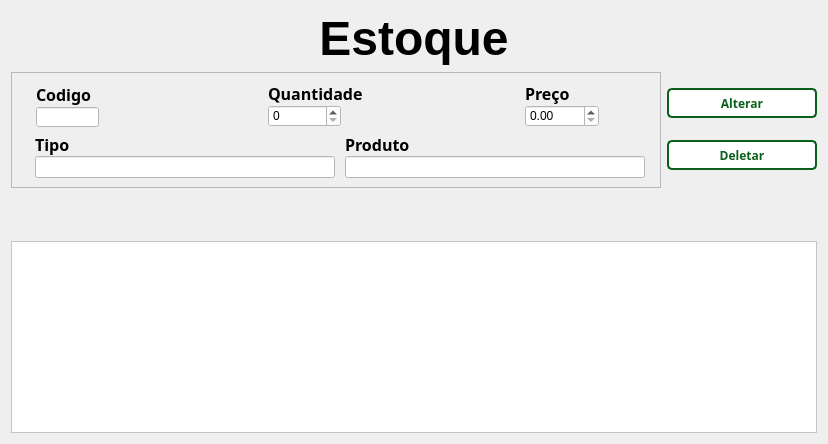
      <widget class="QWidget" name="pg_estoque">
       <layout class="QVBoxLayout" name="verticalLayout_10">
        <item>
         <widget class="QLabel" name="label_28">
          <property name="text">
           <string>&lt;html&gt;&lt;head/&gt;&lt;body&gt;&lt;p align=&quot;center&quot;&gt;&lt;span style=&quot; font-size:36pt; font-weight:600;&quot;&gt;Estoque&lt;/span&gt;&lt;/p&gt;&lt;/body&gt;&lt;/html&gt;</string>
          </property>
         </widget>
        </item>
        <item>
         <layout class="QHBoxLayout" name="horizontalLayout_3">
          <item>
           <widget class="QFrame" name="frame_2">
            <property name="sizePolicy">
             <sizepolicy hsizetype="Maximum" vsizetype="Preferred">
              <horstretch>0</horstretch>
              <verstretch>0</verstretch>
             </sizepolicy>
            </property>
            <property name="minimumSize">
             <size>
              <width>650</width>
              <height>0</height>
             </size>
            </property>
            <property name="maximumSize">
             <size>
              <width>415</width>
              <height>16777215</height>
             </size>
            </property>
            <property name="frameShape">
             <enum>QFrame::StyledPanel</enum>
            </property>
            <property name="frameShadow">
             <enum>QFrame::Raised</enum>
            </property>
            <layout class="QHBoxLayout" name="horizontalLayout_20">
             <item>
              <layout class="QVBoxLayout" name="verticalLayout_6">
               <property name="leftMargin">
                <number>10</number>
               </property>
               <item>
                <layout class="QHBoxLayout" name="horizontalLayout_5">
                 <property name="leftMargin">
                  <number>5</number>
                 </property>
                 <item>
                  <layout class="QVBoxLayout" name="verticalLayout_3">
                   <property name="spacing">
                    <number>0</number>
                   </property>
                   <property name="sizeConstraint">
                    <enum>QLayout::SetMaximumSize</enum>
                   </property>
                   <property name="leftMargin">
                    <number>0</number>
                   </property>
                   <item>
                    <widget class="QLabel" name="label_2">
                     <property name="sizePolicy">
                      <sizepolicy hsizetype="Expanding" vsizetype="Preferred">
                       <horstretch>0</horstretch>
                       <verstretch>0</verstretch>
                      </sizepolicy>
                     </property>
                     <property name="minimumSize">
                      <size>
                       <width>36</width>
                       <height>0</height>
                      </size>
                     </property>
                     <property name="maximumSize">
                      <size>
                       <width>100</width>
                       <height>16777215</height>
                      </size>
                     </property>
                     <property name="font">
                      <font>
                       <family>Arial Black</family>
                       <pointsize>12</pointsize>
                       <weight>75</weight>
                       <bold>true</bold>
                      </font>
                     </property>
                     <property name="text">
                      <string>Codigo</string>
                     </property>
                    </widget>
                   </item>
                   <item>
                    <widget class="QLineEdit" name="txt_cod">
                     <property name="sizePolicy">
                      <sizepolicy hsizetype="Expanding" vsizetype="Fixed">
                       <horstretch>0</horstretch>
                       <verstretch>0</verstretch>
                      </sizepolicy>
                     </property>
                     <property name="minimumSize">
                      <size>
                       <width>0</width>
                       <height>0</height>
                      </size>
                     </property>
                     <property name="maximumSize">
                      <size>
                       <width>63</width>
                       <height>20</height>
                      </size>
                     </property>
                     <property name="styleSheet">
                      <string notr="true">background-color: white; color: black;</string>
                     </property>
                    </widget>
                   </item>
                  </layout>
                 </item>
                 <item>
                  <spacer name="horizontalSpacer_4">
                   <property name="orientation">
                    <enum>Qt::Horizontal</enum>
                   </property>
                   <property name="sizeHint" stdset="0">
                    <size>
                     <width>40</width>
                     <height>20</height>
                    </size>
                   </property>
                  </spacer>
                 </item>
                 <item>
                  <layout class="QVBoxLayout" name="verticalLayout_7">
                   <property name="spacing">
                    <number>0</number>
                   </property>
                   <property name="leftMargin">
                    <number>0</number>
                   </property>
                   <item>
                    <widget class="QLabel" name="label_6">
                     <property name="sizePolicy">
                      <sizepolicy hsizetype="Expanding" vsizetype="Preferred">
                       <horstretch>0</horstretch>
                       <verstretch>0</verstretch>
                      </sizepolicy>
                     </property>
                     <property name="font">
                      <font>
                       <family>Arial Black</family>
                       <pointsize>12</pointsize>
                       <weight>75</weight>
                       <bold>true</bold>
                      </font>
                     </property>
                     <property name="text">
                      <string>Quantidade</string>
                     </property>
                    </widget>
                   </item>
                   <item>
                    <widget class="QSpinBox" name="txt_quant">
                     <property name="sizePolicy">
                      <sizepolicy hsizetype="Expanding" vsizetype="Fixed">
                       <horstretch>0</horstretch>
                       <verstretch>0</verstretch>
                      </sizepolicy>
                     </property>
                     <property name="minimumSize">
                      <size>
                       <width>73</width>
                       <height>0</height>
                      </size>
                     </property>
                     <property name="maximumSize">
                      <size>
                       <width>40</width>
                       <height>16777215</height>
                      </size>
                     </property>
                     <property name="styleSheet">
                      <string notr="true">background-color: white; color: black;</string>
                     </property>
                    </widget>
                   </item>
                  </layout>
                 </item>
                 <item>
                  <spacer name="horizontalSpacer_5">
                   <property name="orientation">
                    <enum>Qt::Horizontal</enum>
                   </property>
                   <property name="sizeHint" stdset="0">
                    <size>
                     <width>40</width>
                     <height>20</height>
                    </size>
                   </property>
                  </spacer>
                 </item>
                 <item>
                  <layout class="QVBoxLayout" name="verticalLayout_8">
                   <property name="spacing">
                    <number>0</number>
                   </property>
                   <property name="leftMargin">
                    <number>0</number>
                   </property>
                   <item>
                    <widget class="QLabel" name="label_5">
                     <property name="sizePolicy">
                      <sizepolicy hsizetype="Expanding" vsizetype="Preferred">
                       <horstretch>0</horstretch>
                       <verstretch>0</verstretch>
                      </sizepolicy>
                     </property>
                     <property name="font">
                      <font>
                       <family>Arial Black</family>
                       <pointsize>12</pointsize>
                       <weight>75</weight>
                       <bold>true</bold>
                      </font>
                     </property>
                     <property name="text">
                      <string>Preço</string>
                     </property>
                    </widget>
                   </item>
                   <item>
                    <widget class="QDoubleSpinBox" name="txt_preco">
                     <property name="sizePolicy">
                      <sizepolicy hsizetype="Preferred" vsizetype="Fixed">
                       <horstretch>0</horstretch>
                       <verstretch>0</verstretch>
                      </sizepolicy>
                     </property>
                     <property name="minimumSize">
                      <size>
                       <width>0</width>
                       <height>0</height>
                      </size>
                     </property>
                     <property name="maximumSize">
                      <size>
                       <width>74</width>
                       <height>16777215</height>
                      </size>
                     </property>
                     <property name="styleSheet">
                      <string notr="true">background-color: white; color: black;</string>
                     </property>
                     <property name="maximum">
                      <double>5000.000000000000000</double>
                     </property>
                    </widget>
                   </item>
                  </layout>
                 </item>
                </layout>
               </item>
               <item>
                <layout class="QHBoxLayout" name="horizontalLayout_4">
                 <item>
                  <layout class="QVBoxLayout" name="verticalLayout_4">
                   <property name="spacing">
                    <number>0</number>
                   </property>
                   <property name="leftMargin">
                    <number>0</number>
                   </property>
                   <item>
                    <widget class="QLabel" name="label_4">
                     <property name="font">
                      <font>
                       <family>Arial Black</family>
                       <pointsize>12</pointsize>
                       <weight>75</weight>
                       <bold>true</bold>
                      </font>
                     </property>
                     <property name="text">
                      <string>Tipo</string>
                     </property>
                    </widget>
                   </item>
                   <item>
                    <widget class="QLineEdit" name="txt_tipo">
                     <property name="sizePolicy">
                      <sizepolicy hsizetype="Preferred" vsizetype="Fixed">
                       <horstretch>0</horstretch>
                       <verstretch>0</verstretch>
                      </sizepolicy>
                     </property>
                     <property name="maximumSize">
                      <size>
                       <width>300</width>
                       <height>16777215</height>
                      </size>
                     </property>
                     <property name="styleSheet">
                      <string notr="true">background-color: white; color: black;</string>
                     </property>
                    </widget>
                   </item>
                  </layout>
                 </item>
                 <item>
                  <layout class="QVBoxLayout" name="verticalLayout_5">
                   <property name="spacing">
                    <number>0</number>
                   </property>
                   <property name="leftMargin">
                    <number>0</number>
                   </property>
                   <item>
                    <widget class="QLabel" name="label_3">
                     <property name="font">
                      <font>
                       <family>Arial Black</family>
                       <pointsize>12</pointsize>
                       <weight>75</weight>
                       <bold>true</bold>
                      </font>
                     </property>
                     <property name="text">
                      <string>Produto</string>
                     </property>
                    </widget>
                   </item>
                   <item>
                    <widget class="QLineEdit" name="txt_nome_prod">
                     <property name="sizePolicy">
                      <sizepolicy hsizetype="Preferred" vsizetype="Fixed">
                       <horstretch>0</horstretch>
                       <verstretch>0</verstretch>
                      </sizepolicy>
                     </property>
                     <property name="maximumSize">
                      <size>
                       <width>300</width>
                       <height>16777215</height>
                      </size>
                     </property>
                     <property name="styleSheet">
                      <string notr="true">background-color: white; color: black;</string>
                     </property>
                    </widget>
                   </item>
                  </layout>
                 </item>
                </layout>
               </item>
              </layout>
             </item>
            </layout>
           </widget>
          </item>
          <item>
           <layout class="QVBoxLayout" name="verticalLayout_9">
            <item>
             <widget class="QPushButton" name="btn_altera_estoque">
              <property name="sizePolicy">
               <sizepolicy hsizetype="Maximum" vsizetype="Minimum">
                <horstretch>0</horstretch>
                <verstretch>0</verstretch>
               </sizepolicy>
              </property>
              <property name="minimumSize">
               <size>
                <width>150</width>
                <height>17</height>
               </size>
              </property>
              <property name="maximumSize">
               <size>
                <width>16777215</width>
                <height>30</height>
               </size>
              </property>
              <property name="font">
               <font>
                <family>Arial Black</family>
                <weight>75</weight>
                <bold>true</bold>
               </font>
              </property>
              <property name="styleSheet">
               <string notr="true">
 QPushButton{background-color: white;
color: #0A601B;
border: 2px solid #0A601B;
border-radius: 5px;}
QPushButton:hover{background-color: #0A601B;
color: white;
border: none;}</string>
              </property>
              <property name="text">
               <string>Alterar</string>
              </property>
             </widget>
            </item>
            <item>
             <widget class="QPushButton" name="btn_deleta_estoque">
              <property name="sizePolicy">
               <sizepolicy hsizetype="Maximum" vsizetype="Minimum">
                <horstretch>0</horstretch>
                <verstretch>0</verstretch>
               </sizepolicy>
              </property>
              <property name="minimumSize">
               <size>
                <width>150</width>
                <height>17</height>
               </size>
              </property>
              <property name="maximumSize">
               <size>
                <width>16777215</width>
                <height>30</height>
               </size>
              </property>
              <property name="font">
               <font>
                <family>Arial Black</family>
                <weight>75</weight>
                <bold>true</bold>
               </font>
              </property>
              <property name="styleSheet">
               <string notr="true">
 QPushButton{background-color: white;
color: #0A601B;
border: 2px solid #0A601B;
border-radius: 5px;}
QPushButton:hover{background-color: #0A601B;
color: white;
border: none;}</string>
              </property>
              <property name="text">
               <string>Deletar</string>
              </property>
             </widget>
            </item>
           </layout>
          </item>
         </layout>
        </item>
        <item>
         <spacer name="verticalSpacer">
          <property name="orientation">
           <enum>Qt::Vertical</enum>
          </property>
          <property name="sizeType">
           <enum>QSizePolicy::Maximum</enum>
          </property>
          <property name="sizeHint" stdset="0">
           <size>
            <width>39</width>
            <height>47</height>
           </size>
          </property>
         </spacer>
        </item>
        <item>
         <widget class="QTableView" name="tb_estoque">
          <property name="styleSheet">
           <string notr="true">background-color: rgb(255, 255, 255);
color: black</string>
          </property>
          <property name="editTriggers">
           <set>QAbstractItemView::AnyKeyPressed|QAbstractItemView::DoubleClicked|QAbstractItemView::EditKeyPressed|QAbstractItemView::SelectedClicked</set>
          </property>
          <attribute name="horizontalHeaderDefaultSectionSize">
           <number>160</number>
          </attribute>
          <attribute name="horizontalHeaderMinimumSectionSize">
           <number>39</number>
          </attribute>
         </widget>
        </item>
       </layout>
      </widget>
